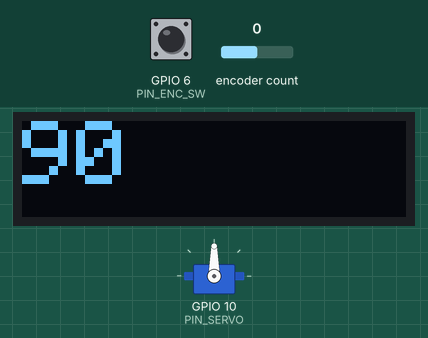
Simulated run of this sketch. Board: ESP32. Parts: 128×32 one-colour display, servo. Inputs (shaded band) come from the test bench; at power-on: GPIO 6 (PIN_ENC_SW) HIGH, encoder count 0.

Above: at 1.2 s.
1.3 s: GPIO 6 (PIN_ENC_SW) pulled LOW for 0.15 s
At 2.0 s:
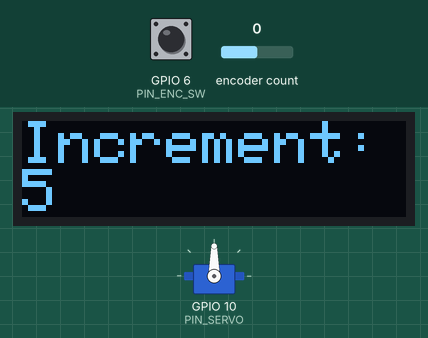
2.9 s: encoder count set to 4
At 3.5 s:
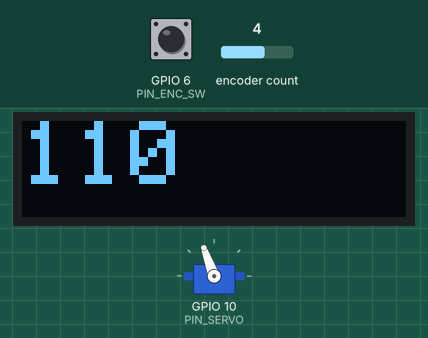
4.4 s: encoder count set to 8
At 5.6 s:
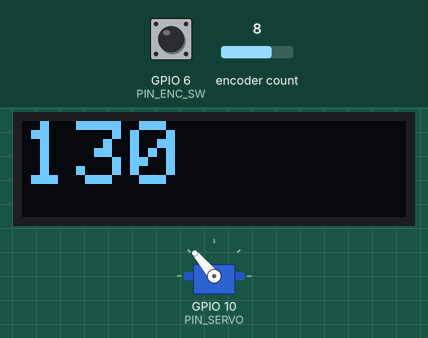
5.9 s: encoder count set to 12
At 6.9 s:
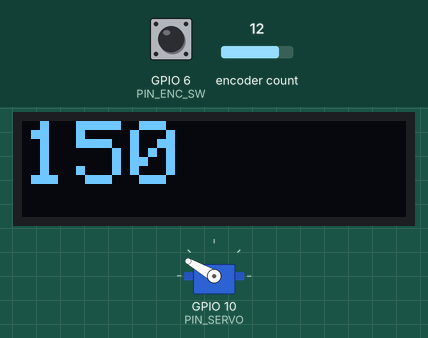
7.4 s: GPIO 6 (PIN_ENC_SW) pulled LOW for 1 s
At 9.2 s:
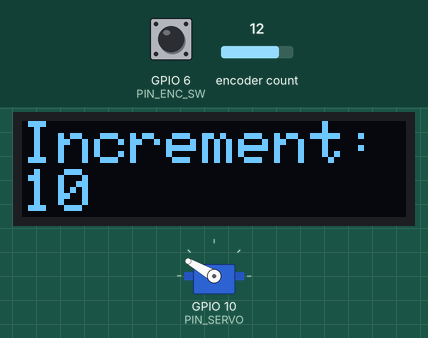
9.9 s: encoder count set to 13
At 10.9 s:
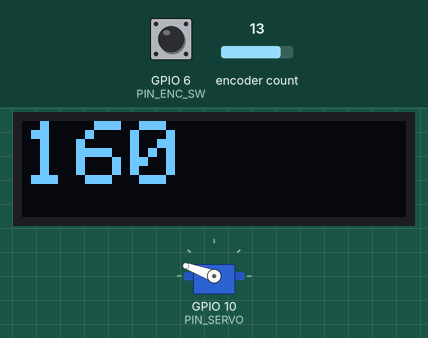
Timing chart, 0 to 12.4 s (numbered marks = the images above; inputs shaded):
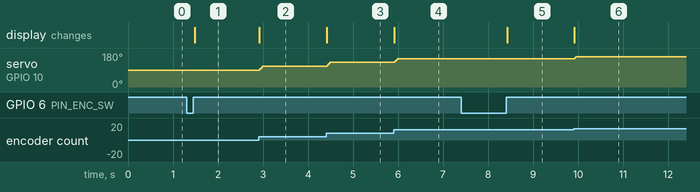

The sketch:

ServoTester.ino
```cpp
#include <Wire.h>
#include <Adafruit_GFX.h>
#include <Adafruit_SSD1306.h>
#include <RotaryEncoder.h>
#include <Bounce2.h>
#include <ESP32Servo.h>

// ---------- Pins ----------
#define PIN_OLED_SDA 8
#define PIN_OLED_SCL 9
#define PIN_ENC_A    4
#define PIN_ENC_B    5
#define PIN_ENC_SW   6
#define PIN_SERVO   10

// ---------- Display ----------
#define SCREEN_WIDTH 128
#define SCREEN_HEIGHT 32
#define OLED_RESET    -1
Adafruit_SSD1306 display(SCREEN_WIDTH, SCREEN_HEIGHT, &Wire, OLED_RESET);

// ---------- Encoder ----------
RotaryEncoder encoder(PIN_ENC_A, PIN_ENC_B, RotaryEncoder::LatchMode::FOUR3);

// ---------- Button ----------
Bounce2::Button btn;

// ---------- Servo ----------
Servo servo;

// ---------- Values / easing ----------
const int VALUE_MIN = 0;
const int VALUE_MAX = 180;
int value = 90;              // target angle shown/rounded
int currentAngle = value;    // actual servo angle (eased)

// Easing params
const int EASE_STEP = 2;     // degrees per easing tick
const uint16_t EASE_MS = 8;  // ms between easing ticks
uint32_t lastEase = 0;

// ---------- Increment handling ----------
int increment = 1;           // cycles 1 -> 5 -> 10 -> 1
bool showingIncrement = false;

inline int clampInt(int v, int lo, int hi) {
  if (v < lo) return lo;
  if (v > hi) return hi;
  return v;
}

inline int roundToIncrement(int v, int inc) {
  // Round to nearest multiple of inc
  int r = (v + inc / 2) / inc;   // integer rounding
  return r * inc;
}

void showValue() {
  showingIncrement = false;
  display.clearDisplay();
  display.setTextSize(3);              // big number for 128x32
  display.setTextColor(SSD1306_WHITE);
  display.setCursor(0, 0);
  display.print(value);
  display.display();
}

void showIncrement() {
  showingIncrement = true;
  display.clearDisplay();
  display.setTextSize(2);              // readable text on 128x32
  display.setTextColor(SSD1306_WHITE);
  display.setCursor(0, 0);
  display.print("Increment:");
  display.setCursor(0, 16);
  display.print(increment);
  display.display();
}

void setup() {
  // I2C + OLED
  Wire.begin(PIN_OLED_SDA, PIN_OLED_SCL);
  if (!display.begin(SSD1306_SWITCHCAPVCC, 0x3C)) {
    for(;;) delay(1000);
  }
  // Flip display 180°
  display.setRotation(2);

  // Encoder pins
  pinMode(PIN_ENC_A, INPUT_PULLUP);
  pinMode(PIN_ENC_B, INPUT_PULLUP);

  // Button
  btn.attach(PIN_ENC_SW, INPUT_PULLUP);
  btn.interval(15);
  btn.setPressedState(LOW);

  // Servo
  servo.attach(PIN_SERVO, 500, 2500);
  currentAngle = value;
  servo.write(value);

  encoder.setPosition(value);
  showValue();
}

void loop() {
  // ----- Encoder movement -----
  encoder.tick();
  static int lastPos = encoder.getPosition();
  int newPos = encoder.getPosition();

  if (newPos != lastPos) {
    // If we were showing the increment screen, switch back to value now
    if (showingIncrement) {
      showingIncrement = false;
      // (fall through to process movement)
    }

    int detents = newPos - lastPos;
    long nv = (long)value + (long)detents * increment;
    nv = clampInt(roundToIncrement((int)nv, increment), VALUE_MIN, VALUE_MAX);

    if ((int)nv != value) {
      value = (int)nv;
      showValue();                  // show angle after any turn
      // easing loop below will move the servo smoothly
    }
    lastPos = newPos;
  }

  // ----- Button: cycle increment 1 -> 5 -> 10 -> 1 -----
  btn.update();
  if (btn.released()) {
    if (increment == 1)      increment = 5;
    else if (increment == 5) increment = 10;
    else                     increment = 1;

    // Snap current value to the new increment (always rounded)
    value = clampInt(roundToIncrement(value, increment), VALUE_MIN, VALUE_MAX);

    // Keep encoder in sync AND prevent immediate flicker back to value:
    encoder.setPosition(value);
    // Also sync our delta reference so the next loop doesn't see a false movement.
    // Re-read current position after setPosition:
    lastPos = encoder.getPosition();

    showIncrement();                // persist until next actual rotation
  }

  // ----- Easing: glide servo toward target value -----
  if (millis() - lastEase >= EASE_MS) {
    lastEase = millis();
    if (currentAngle != value) {
      int dir = (value > currentAngle) ? +1 : -1;
      int next = currentAngle + dir * EASE_STEP;
      if ((dir > 0 && next > value) || (dir < 0 && next < value)) next = value;
      currentAngle = next;
      servo.write(currentAngle); // using degrees is fine with ESP32Servo
    }
  }

  delay(1);
}
```

Measured:
- after the input at 1.3 s, the display: changes after 0.18 s (image 1)
- after the input at 2.9 s, servo on GPIO 10 (PIN_SERVO): 90° → 110° at once; the display: changes at once (image 2)
- after the input at 4.4 s, servo on GPIO 10 (PIN_SERVO): 110° → 130° at once; the display: changes at once (image 3)
- after the input at 5.9 s, servo on GPIO 10 (PIN_SERVO): 130° → 150° at once; the display: changes at once (image 4)
- after the input at 7.4 s, the display: changes after 1.0 s (image 5)
- after the input at 9.9 s, servo on GPIO 10 (PIN_SERVO): 150° → 160° at once; the display: changes at once (image 6)
